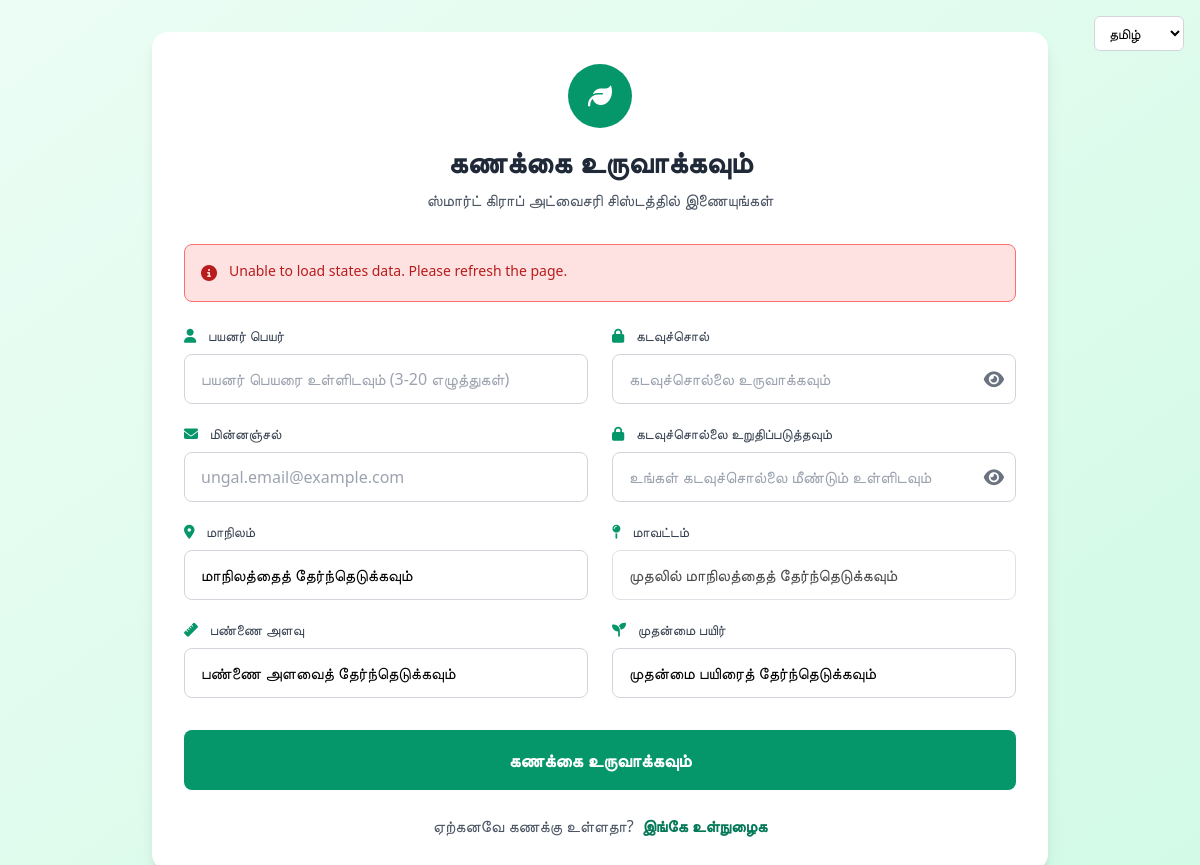
Page /signup.html (signed in) on the earlier database version.
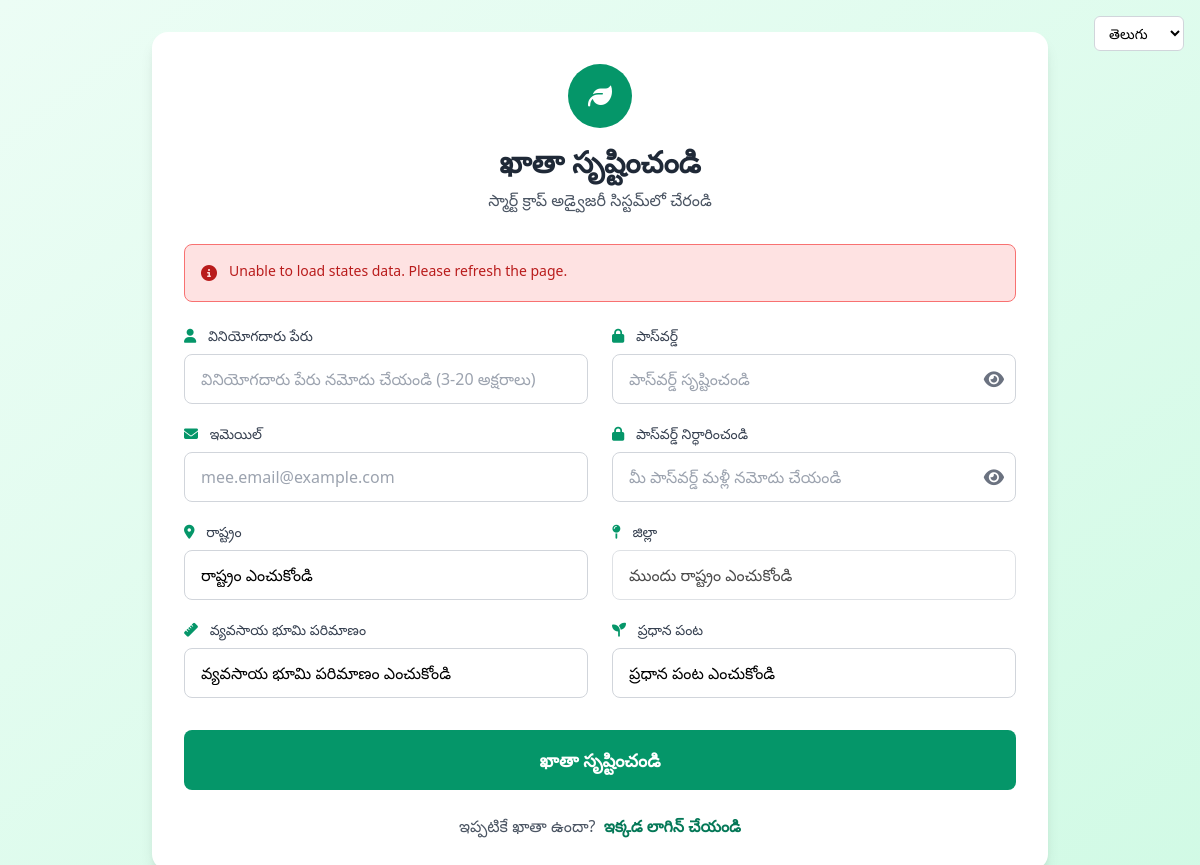
Same page on the later database version.
### app.py (models this page shows, shortened)
class User(db.Model, UserMixin):
    id = db.Column(db.Integer, primary_key=True)
    username = db.Column(db.String(100), unique=True, nullable=False)
    email = db.Column(db.String(100), unique=True, nullable=False)
    password_hash = db.Column(db.String(200), nullable=False)
    preferred_language = db.Column(db.String(10), default='en')
    voice_enabled = db.Column(db.Boolean, default=True)
    created_at = db.Column(db.DateTime, default=datetime.utcnow)
    is_active = db.Column(db.Boolean, default=True)
    state = db.Column(db.String(100), nullable=True)
    district = db.Column(db.String(100), nullable=True)
    farm_size = db.Column(db.Float, nullable=True)  # in acres
    primary_crop = db.Column(db.String(100), nullable=True)
    soil_type = db.Column(db.String(50), nullable=True)
    irrigation_type = db.Column(db.String(50), nullable=True)
    profile_completed = db.Column(db.Boolean, default=False)
    latitude = db.Column(db.Float, nullable=True)
    longitude = db.Column(db.Float, nullable=True)
    last_weather_fetch = db.Column(db.DateTime, nullable=True)

### app.py (the view)
@app.route('/<page_name>')
def serve_page(page_name):
    valid_pages = [
        'dashboard', 'weather', 'chatbot',
        'features', 'login', 'signup',
        'about', 'contact', 'fertilizer'
    ]
    if page_name in valid_pages:
        try:
            return render_template(f'{page_name}.html')
        except:
            return "Page not found", 404
    else:
        if page_name.endswith('.html') and page_name.replace('.html', '') in valid_pages:
            try:
                return render_template(page_name)
            except:
                return "Page not found", 404
    return "Page not found", 404

### app.py (called while the page is built, shortened)
def detect_browser_language(request):
    if not hasattr(request, 'accept_languages') or not request.accept_languages:
        return 'en'

def get_user_language_from_request(request):
    lang_param = request.args.get('lang')
    if lang_param:
        lang_param = lang_param.lower().strip()
        if lang_param in ['en', 'hi', 'te', 'ta', 'bn', 'mr']:
            return lang_param
    if 'user_language' in session:
        session_lang = session['user_language']
        if session_lang in ['en', 'hi', 'te', 'ta', 'bn', 'mr']:
            return session_lang
    cookie_lang = request.cookies.get('preferred_language')
    if cookie_lang and cookie_lang in ['en', 'hi', 'te', 'ta', 'bn', 'mr']:
        return cookie_lang
    if current_user.is_authenticated and current_user.preferred_language:
        return current_user.preferred_language
    browser_lang = detect_browser_language(request)
    if browser_lang in ['en', 'hi', 'te', 'ta', 'bn', 'mr']:
        return browser_lang
    return 'en'

@login_manager.user_loader
def load_user(user_id):
    return User.query.get(int(user_id))

@app.before_request
def handle_options():
    if request.method == "OPTIONS":
        return "", 200

@app.after_request
def after_request(response):
    origin = request.headers.get('Origin', '')
    allowed_origins = [
        'http://localhost:5500', 'http://127.0.0.1:5500',
        'http://localhost:3000', 'http://127.0.0.1:3000',
        'http://localhost:8080', 'http://127.0.0.1:8080',
        'http://localhost:5000', 'http://127.0.0.1:5000'
    ]
    if origin in allowed_origins:
        response.headers.add('Access-Control-Allow-Origin', origin)
    response.headers.add('Access-Control-Allow-Headers', 'Content-Type,Authorization,Accept,X-Requested-With')
    response.headers.add('Access-Control-Allow-Methods', 'GET,POST,DELETE,OPTIONS,PATCH')
    response.headers.add('Access-Control-Allow-Credentials', 'true')
    return response

    def get_text(self, key, lang='en'):
        if lang not in self.translations:
            lang = 'en'
        return self.translations.get(lang, {}).get(key, key)

### templates/signup.html (shortened to what this page needs)
{% extends "base.html" %}
{% block content %}
<div class="min-h-screen flex items-center justify-center bg-gradient-to-br from-green-50 to-green-100 py-8 px-4">
  <div class="w-full max-w-4xl bg-white rounded-2xl shadow-lg p-8">
    <div class="text-center mb-8">
      <div class="inline-flex items-center justify-center w-16 h-16 bg-green-600 rounded-full mb-4">
        <i class="fas fa-leaf text-white text-2xl"></i>
      </div>
      <h2 class="text-3xl font-bold text-gray-800">{{ t('signup_title', user_language) }}</h2>
      <p class="text-gray-600 mt-2">{{ t('signup_subtitle', user_language) }}</p>
    </div>
    <div id="auth-message" class="mb-6 hidden"></div>
    <form id="signup-form" novalidate>
      <div class="grid grid-cols-1 md:grid-cols-2 gap-6">
        <div class="space-y-5">
          <div>
            <label class="block text-gray-700 text-sm font-medium mb-2">
              <i class="fas fa-user text-green-600 mr-2"></i>
              {{ t('username_label', user_language) }}
            </label>
            <input type="text" id="signup-username" name="username" placeholder="{{ t('username_placeholder', user_language) }}"
                   class="w-full px-4 py-3 border border-gray-300 rounded-lg focus:ring-2 focus:ring-green-400 focus:border-green-400 focus:outline-none transition-all text-base"
                   required>
          </div>
          <div>
            <label class="block text-gray-700 text-sm font-medium mb-2">
              <i class="fas fa-envelope text-green-600 mr-2"></i>
              {{ t('email_label', user_language) }}
            </label>
            <input type="email" id="signup-email" name="email" placeholder="{{ t('email_placeholder', user_language) }}"
                   class="w-full px-4 py-3 border border-gray-300 rounded-lg focus:ring-2 focus:ring-green-400 focus:border-green-400 focus:outline-none transition-all text-base"
                   required>
          </div>
          <div>
            <label class="block text-gray-700 text-sm font-medium mb-2">
              <i class="fas fa-map-marker-alt text-green-600 mr-2"></i>
              {{ t('state_label', user_language) }}
            </label>
            <select id="signup-state" name="state"
                    class="w-full px-4 py-3 border border-gray-300 rounded-lg focus:ring-2 focus:ring-green-400 focus:border-green-400 focus:outline-none transition-all appearance-none bg-white text-base"
                    required>
              <option value="">{{ t('select_state', user_language) }}</option>
            </select>
          </div>
          <div>
            <label class="block text-gray-700 text-sm font-medium mb-2">
              <i class="fas fa-ruler text-green-600 mr-2"></i>
              {{ t('farm_size_label', user_language) }}
            </label>
            <select id="signup-farm-size" name="farm_size"
                    class="w-full px-4 py-3 border border-gray-300 rounded-lg focus:ring-2 focus:ring-green-400 focus:border-green-400 focus:outline-none transition-all appearance-none bg-white text-base"
                    required>
              <option value="">{{ t('select_farm_size', user_language) }}</option>
            </select>
          </div>
        </div>
        <div class="space-y-5">
          <div>
            <label class="block text-gray-700 text-sm font-medium mb-2">
              <i class="fas fa-lock text-green-600 mr-2"></i>
              {{ t('password_label', user_language) }}
            </label>
            <div class="relative">
              <input type="password" id="signup-password" name="password" placeholder="{{ t('password_placeholder', user_language) }}"
                     class="w-full px-4 py-3 border border-gray-300 rounded-lg focus:ring-2 focus:ring-green-400 focus:border-green-400 focus:outline-none transition-all pr-12 text-base"
                     required>
              <button type="button" id="toggle-password" class="absolute right-3 top-1/2 transform -translate-y-1/2 text-gray-500 hover:text-gray-700 text-lg">
                <i class="fas fa-eye"></i>
              </button>
            </div>
          </div>
          <div>
            <label class="block text-gray-700 text-sm font-medium mb-2">
              <i class="fas fa-lock text-green-600 mr-2"></i>
              {{ t('confirm_password_label', user_language) }}
            </label>
            <div class="relative">
              <input type="password" id="signup-confirm-password" name="confirm-password" placeholder="{{ t('confirm_password_placeholder', user_language) }}"
                     class="w-full px-4 py-3 border border-gray-300 rounded-lg focus:ring-2 focus:ring-green-400 focus:border-green-400 focus:outline-none transition-all pr-12 text-base"
                     required>
              <button type="button" id="toggle-confirm-password" class="absolute right-3 top-1/2 transform -translate-y-1/2 text-gray-500 hover:text-gray-700 text-lg">
                <i class="fas fa-eye"></i>
              </button>
            </div>
          </div>
          <div>
            <label class="block text-gray-700 text-sm font-medium mb-2">
              <i class="fas fa-map-pin text-green-600 mr-2"></i>
              {{ t('district_label', user_language) }}
            </label>
            <select id="signup-district" name="district"
                    class="w-full px-4 py-3 border border-gray-300 rounded-lg focus:ring-2 focus:ring-green-400 focus:border-green-400 focus:outline-none transition-all appearance-none bg-white text-base"
                    disabled required>
              <option value="">{{ t('select_district_first', user_language) }}</option>
            </select>
          </div>
          <div>
            <label class="block text-gray-700 text-sm font-medium mb-2">
              <i class="fas fa-seedling text-green-600 mr-2"></i>
              {{ t('primary_crop_label', user_language) }}
            </label>
            <select id="signup-crop" name="primary_crop"
                    class="w-full px-4 py-3 border border-gray-300 rounded-lg focus:ring-2 focus:ring-green-400 focus:border-green-400 focus:outline-none transition-all appearance-none bg-white text-base"
                    required>
              <option value="">{{ t('select_crop', user_language) }}</option>
            </select>
          </div>
        </div>
      </div>
      <div class="mt-8">
        <button type="submit" id="signup-submit" class="w-full bg-green-600 text-white py-4 rounded-lg hover:bg-green-700 transition-all font-semibold text-lg flex items-center justify-center disabled:opacity-50 disabled:cursor-not-allowed">
          <span id="submit-text">{{ t('create_account_button', user_language) }}</span>
        </button>
      </div>
      <div class="mt-6 text-center">
        <p class="text-gray-600">
          {{ t('already_have_account', user_language) }}
          <a href="login.html" class="text-green-700 hover:underline font-semibold ml-1">{{ t('login_link', user_language) }}</a>
        </p>
      </div>
    </form>
  </div>
</div>
{% endblock %}

### templates/base.html (shortened to what this page needs)
<!DOCTYPE html>
<html lang="{{ user_language }}">
<head>
  <link href="https://cdn.jsdelivr.net/npm/tailwindcss@2.2.19/dist/tailwind.min.css" rel="stylesheet">
  <link rel="stylesheet" href="https://cdnjs.cloudflare.com/ajax/libs/font-awesome/6.4.0/css/all.min.css">
</head>
<body class="bg-gray-50">
  {% block language_switcher %}
    <div class="language-switcher-default fixed top-4 right-4 z-50">
      <select id="languageSelect" class="language-select">
        {% for lang in available_languages %}
          <option value="{{ lang.code }}" {% if lang.code == user_language %}selected{% endif %}>
            {{ lang.native }}
          </option>
        {% endfor %}
      </select>
    </div>
  {% endblock %}
  <main class="{% block main_class %}{% endblock %}">
    {% block content %}{% endblock %}
  </main>
</body>
</html>

### templates/signup.html (style rules this page uses)
.transition-all { transition: all 0.2s ease-in-out; }

### templates/base.html (style rules this page uses)
.language-select { padding: 6px 10px; border-radius: 6px; border: 1px solid #d1d5db; background: white; font-size: 14px; cursor: pointer; transition: all 0.2s; }

Differences in the rows shown:
changed User: preferred_language "தமிழ்" → "తెలుగు"; preferred_language "கணக்கை உருவாக்கவும்" → "ఖాతా సృష్టించండి"; preferred_language "ஸ்மார்ட் கிராப் அட்வைசரி சிஸ்டத்தில் இணையுங்கள்" → "స్మార్ట్ క్రాప్ అడ్వైజరీ సిస్టమ్‌లో చేరండి"; preferred_language "பயனர் பெயர்" → "వినియోగదారు పేరు"; username "பயனர் பெயரை உள்ளிடவும் (3-20 எழுத்துகள்)" → "వినియోగదారు పేరు నమోదు చేయండి (3-20 అక్షరాలు)"; preferred_language "மின்னஞ்சல்" → "ఇమెయిల్"; email "ungal.email@example.com" → "mee.email@example.com"; preferred_language "மாநிலம்" → "రాష్ట్రం"; preferred_language "பண்ணை அளவு" → "వ్యవసాయ భూమి పరిమాణం"; farm_size "பண்ணை அளவைத் தேர்ந்தெடுக்கவும்" → "వ్యవసాయ భూమి పరిమాణం ఎంచుకోండి"; preferred_language "கடவுச்சொல்" → "పాస్‌వర్డ్"; preferred_language "கடவுச்சொல்லை உறுதிப்படுத்தவும்" → "పాస్‌వర్డ్ నిర్ధారించండి"; preferred_language "மாவட்டம்" → "జిల్లా"; district "முதலில் மாநிலத்தைத் தேர்ந்தெடுக்கவும்" → "ముందు రాష్ట్రం ఎంచుకోండి"; preferred_language "முதன்மை பயிர்" → "ప్రధాన పంట"; primary_crop "முதன்மை பயிரைத் தேர்ந்தெடுக்கவும்" → "ప్రధాన పంట ఎంచుకోండి"; preferred_language "ஏற்கனவே கணக்கு உள்ளதா?" → "ఇప్పటికే ఖాతా ఉందా?"; preferred_language "இங்கே உள்நுழைக" → "ఇక్కడ లాగిన్ చేయండి"
Other differences:
form field state: "மாநிலத்தைத் தேர்ந்தெடுக்கவும்" → "రాష్ట్రం ఎంచుకోండి"
